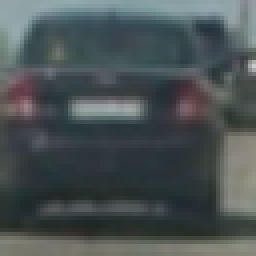
#> input picture example_images/vehicle.png, 64 x 64 px (shown 4 times larger)
$ python feature_extraction.py
#> lines starting #> are read from the running program, lines starting #| are printed output that depends on the picture
import numpy as np
import cv2
from skimage.feature import hog
import pickle
import matplotlib.pyplot as plt
import matplotlib.image as mpimg
from settings import *


def get_hog_features(img, orient, pix_per_cell, cell_per_block, vis=False, feature_vec=True):
	"""
	Return HOG features and visualization (optionally)
	"""
	if vis == True:
		features, hog_image = hog(img, orientations=orient, pixels_per_cell=(pix_per_cell, pix_per_cell),
			cells_per_block=(cell_per_block, cell_per_block), transform_sqrt=False,
			visualise=True, feature_vector=False)
		return features, hog_image
	else:
		features = hog(img, orientations=orient, pixels_per_cell=(pix_per_cell, pix_per_cell),
			cells_per_block=(cell_per_block, cell_per_block), transform_sqrt=False,
			visualise=False, feature_vector=feature_vec)
		return features

# Define a function to compute binned color features
# [123 lines left out: functions bin_spatial, color_hist, extract_features, single_img_features, not called in this run]


if __name__ == '__main__':

	# Vehicle image
	image = mpimg.imread('example_images/vehicle.png')
#> image is the input picture: shape (64, 64, 3) float32; mean R, G, B 0.291, 0.325, 0.328
	gray = cv2.cvtColor(image, cv2.COLOR_RGB2GRAY)

	# Call our function with vis=True to see an image output
	features, hog_image = get_hog_features(gray, orient,
		pix_per_cell, cell_per_block,
		vis=True, feature_vec=False)
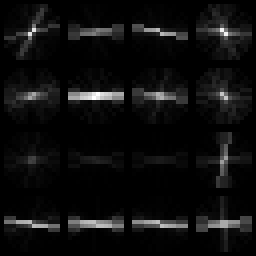
#> hog_image: shape (64, 64) float32 (shown 4 times larger); min 0, max 0.061, mean 0.00337; drawn with min black and max white

	# Plot the examples
	fig = plt.figure()
	plt.subplot(121)
	plt.imshow(image)
	plt.title('Example Car Image')
	plt.subplot(122)
	plt.imshow(hog_image, cmap='gray')
	plt.title('HOG Visualization')
	plt.show()
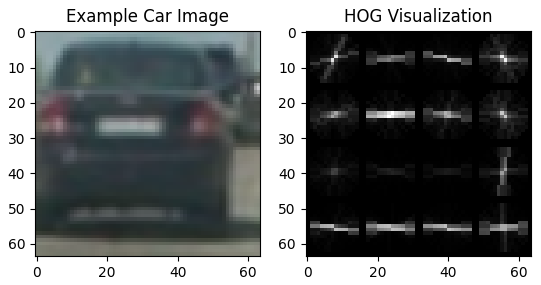
#> figure drawn by matplotlib, 2 panels

	# Non-car image
	image = mpimg.imread('example_images/non_vehicle.png')
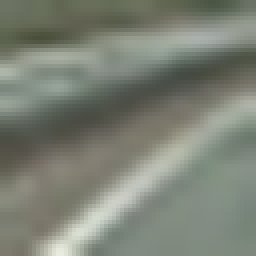
#> input picture example_images/non_vehicle.png, 64 x 64 px (shown 4 times larger)
#> image is the input picture: shape (64, 64, 3) float32; mean R, G, B 0.487, 0.507, 0.46
	gray = cv2.cvtColor(image, cv2.COLOR_RGB2GRAY)

	# Call our function with vis=True to see an image output
	features, hog_image = get_hog_features(gray, orient,
		pix_per_cell, cell_per_block,
		vis=True, feature_vec=False)
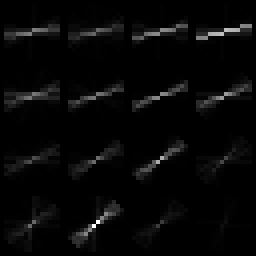
#> hog_image: shape (64, 64) float32 (shown 4 times larger); min 0, max 0.089, mean 0.00253; drawn with min black and max white

	# Plot the examples
	fig = plt.figure()
	plt.subplot(121)
	plt.imshow(image)
	plt.title('Example Non-Car Image')
	plt.subplot(122)
	plt.imshow(hog_image, cmap='gray')
	plt.title('HOG Visualization')
	plt.show()
